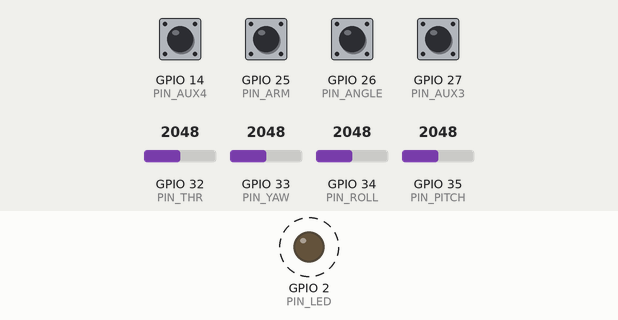
Simulated run of this sketch. Board: ESP32. Shown: output pins drawn as LEDs (lit = HIGH). Dashed ring = blinking. The test bench sets the inputs (shaded band); at power-on: GPIO 14 (PIN_AUX4), GPIO 25 (PIN_ARM), GPIO 26 (PIN_ANGLE), GPIO 27 (PIN_AUX3) HIGH, GPIO 32 (PIN_THR) = 2048, GPIO 33 (PIN_YAW) = 2048, GPIO 34 (PIN_ROLL) = 2048, GPIO 35 (PIN_PITCH) = 2048 (analog values on the 0–4095 scale).

Above: at 0.12 s.
Timing chart, 0 to 3.0 s (numbered marks = the images above):
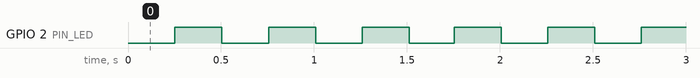

Measured:
- by itself, GPIO 2 (PIN_LED): alternates HIGH for 0.25 s and LOW for 0.25 s

The sketch:

espflight_tx.ino
```cpp
/*
  ESPFLIGHT TX - ESP-NOW transmitter for the espflight firmware (Arduino IDE)

  Board: "ESP32 Dev Module" (any ESP32 works). No extra libraries.

  Wiring (ADC1 pins only, WiFi is on so ADC2 is unusable):
    Throttle stick  -> GPIO 32   (left stick, up/down, no spring centre)
    Yaw stick       -> GPIO 33   (left stick, left/right)
    Roll stick      -> GPIO 34   (right stick, left/right)
    Pitch stick     -> GPIO 35   (right stick, up/down)
    ARM switch      -> GPIO 25 to GND   (ON  = armed request)
    ANGLE switch    -> GPIO 26 to GND   (ON  = self-level mode, OFF = acro)
    AUX3 / AUX4     -> GPIO 27 / 14 to GND (optional, sent as channels 7/8)
    Status LED      -> GPIO 2 (on-board)

  No pairing needed: packets are broadcast on WiFi channel 1 and the drone only
  accepts packets with the right magic number + CRC.
*/

#include <Arduino.h>
#include <WiFi.h>
#include <esp_now.h>
#include <esp_wifi.h>

#define ESPNOW_CHANNEL 1
#define ESPNOW_MAGIC   0xFC5A
#define SEND_PERIOD_MS 10          // 100 Hz

#define PIN_THR   32
#define PIN_YAW   33
#define PIN_ROLL  34
#define PIN_PITCH 35
#define PIN_ARM   25
#define PIN_ANGLE 26
#define PIN_AUX3  27
#define PIN_AUX4  14
#define PIN_LED   2

// Raw ADC range of your sticks (check with the serial monitor, set PRINT_ADC to 1)
#define ADC_MIN   200
#define ADC_MAX   3900
#define CENTER_DEADBAND 25         // microseconds around 1500 snapped to 1500

// Flip a stick direction if it is reversed
#define REV_THR   0
#define REV_YAW   0
#define REV_ROLL  0
#define REV_PITCH 0

#define PRINT_ADC 0

struct __attribute__((packed)) RcPacket {
  uint16_t magic;
  uint8_t  seq;
  uint16_t ch[8];
  uint8_t  crc;
};

static const uint8_t BCAST[6] = {0xFF, 0xFF, 0xFF, 0xFF, 0xFF, 0xFF};
static uint8_t seqNo = 0;
static uint32_t tLast = 0;

static uint8_t crc8(const uint8_t* d, size_t n) {
  uint8_t crc = 0;
  while (n--) {
    crc ^= *d++;
    for (uint8_t i = 0; i < 8; i++) crc = (crc & 0x80) ? (uint8_t)((crc << 1) ^ 0x07) : (uint8_t)(crc << 1);
  }
  return crc;
}

static int readAdc(int pin) {
  int sum = 0;
  for (int i = 0; i < 4; i++) sum += analogRead(pin);
  return sum / 4;
}

static uint16_t stickToPwm(int pin, bool rev, bool centred) {
  int raw = readAdc(pin);
  long us = map(raw, ADC_MIN, ADC_MAX, 1000, 2000);
  if (us < 1000) us = 1000;
  if (us > 2000) us = 2000;
  if (rev) us = 3000 - us;
  if (centred && abs((int)us - 1500) < CENTER_DEADBAND) us = 1500;
  return (uint16_t)us;
}

void setup() {
  Serial.begin(115200);
  pinMode(PIN_ARM, INPUT_PULLUP);
  pinMode(PIN_ANGLE, INPUT_PULLUP);
  pinMode(PIN_AUX3, INPUT_PULLUP);
  pinMode(PIN_AUX4, INPUT_PULLUP);
  pinMode(PIN_LED, OUTPUT);
  analogReadResolution(12);

  WiFi.mode(WIFI_STA);
  WiFi.disconnect();
  esp_wifi_set_channel(ESPNOW_CHANNEL, WIFI_SECOND_CHAN_NONE);

  if (esp_now_init() != ESP_OK) {
    Serial.println("ESP-NOW init failed");
    while (true) { digitalWrite(PIN_LED, !digitalRead(PIN_LED)); delay(100); }
  }
  esp_now_peer_info_t peer;
  memset(&peer, 0, sizeof(peer));
  memcpy(peer.peer_addr, BCAST, 6);
  peer.channel = ESPNOW_CHANNEL;
  peer.ifidx = WIFI_IF_STA;
  peer.encrypt = false;
  esp_now_add_peer(&peer);
}

void loop() {
  uint32_t now = millis();
  if (now - tLast < SEND_PERIOD_MS) return;
  tLast = now;

  RcPacket p;
  p.magic = ESPNOW_MAGIC;
  p.seq = seqNo++;
  p.ch[0] = stickToPwm(PIN_ROLL,  REV_ROLL,  true);    // A  roll
  p.ch[1] = stickToPwm(PIN_PITCH, REV_PITCH, true);    // E  pitch (up/forward = high)
  p.ch[2] = stickToPwm(PIN_THR,   REV_THR,   false);   // T  throttle
  p.ch[3] = stickToPwm(PIN_YAW,   REV_YAW,   true);    // R  yaw
  p.ch[4] = digitalRead(PIN_ARM)   == LOW ? 2000 : 1000;   // AUX1 = ARM
  p.ch[5] = digitalRead(PIN_ANGLE) == LOW ? 2000 : 1000;   // AUX2 = ANGLE
  p.ch[6] = digitalRead(PIN_AUX3)  == LOW ? 2000 : 1000;
  p.ch[7] = digitalRead(PIN_AUX4)  == LOW ? 2000 : 1000;
  p.crc = crc8((const uint8_t*)&p, sizeof(p) - 1);

  esp_err_t e = esp_now_send(BCAST, (const uint8_t*)&p, sizeof(p));
  digitalWrite(PIN_LED, e == ESP_OK ? ((now / 250) & 1) : HIGH);

#if PRINT_ADC
  Serial.printf("R %d P %d T %d Y %d\n", readAdc(PIN_ROLL), readAdc(PIN_PITCH), readAdc(PIN_THR), readAdc(PIN_YAW));
#endif
}
```
